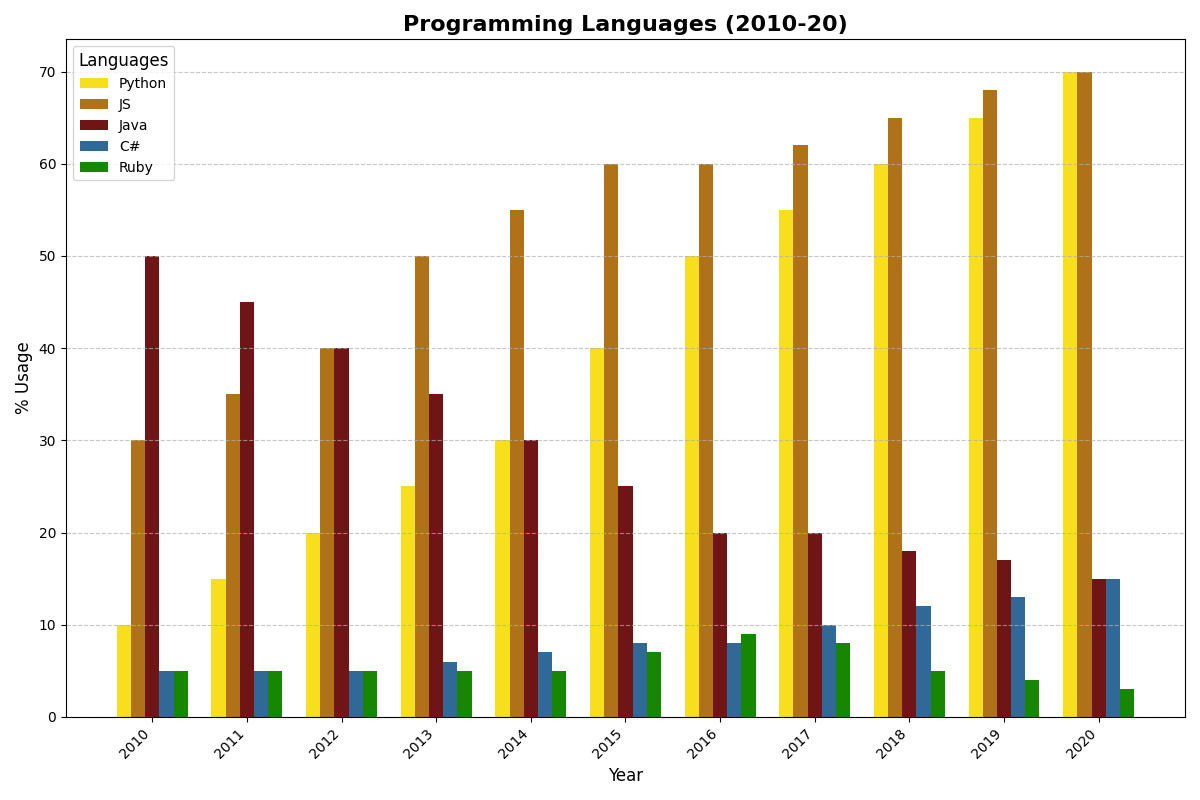

Python code for this plot:
import matplotlib.pyplot as plt
import numpy as np

years = np.arange(2010, 2021)

python = np.array([10, 15, 20, 25, 30, 40, 50, 55, 60, 65, 70])
javascript = np.array([30, 35, 40, 50, 55, 60, 60, 62, 65, 68, 70])
java = np.array([50, 45, 40, 35, 30, 25, 20, 20, 18, 17, 15])
csharp = np.array([5, 5, 5, 6, 7, 8, 8, 10, 12, 13, 15])
ruby = np.array([5, 5, 5, 5, 5, 7, 9, 8, 5, 4, 3])

bar_width = 0.15

r1 = np.arange(len(years))
r2 = [x + bar_width for x in r1]
r3 = [x + bar_width for x in r2]
r4 = [x + bar_width for x in r3]
r5 = [x + bar_width for x in r4]

colors = ['#F7DF1E', '#b07219', '#701516', '#306998', '#178600']

fig, ax = plt.subplots(figsize=(12, 8))

ax.bar(r1, python, color=colors[0], width=bar_width, label='Python')
ax.bar(r2, javascript, color=colors[1], width=bar_width, label='JS')
ax.bar(r3, java, color=colors[2], width=bar_width, label='Java')
ax.bar(r4, csharp, color=colors[3], width=bar_width, label='C#')
ax.bar(r5, ruby, color=colors[4], width=bar_width, label='Ruby')

ax.set_title('Programming Languages (2010-20)', fontsize=16, fontweight='bold')
ax.set_xlabel('Year', fontsize=12)
ax.set_ylabel('% Usage', fontsize=12)

ax.legend(loc='upper left', title='Languages', fontsize=10, title_fontsize='12')

ax.set_xticks([r + 2*bar_width for r in range(len(years))])
ax.set_xticklabels(years, rotation=45, ha="right")

ax.grid(axis='y', linestyle='--', alpha=0.7)

plt.tight_layout()
plt.show()
